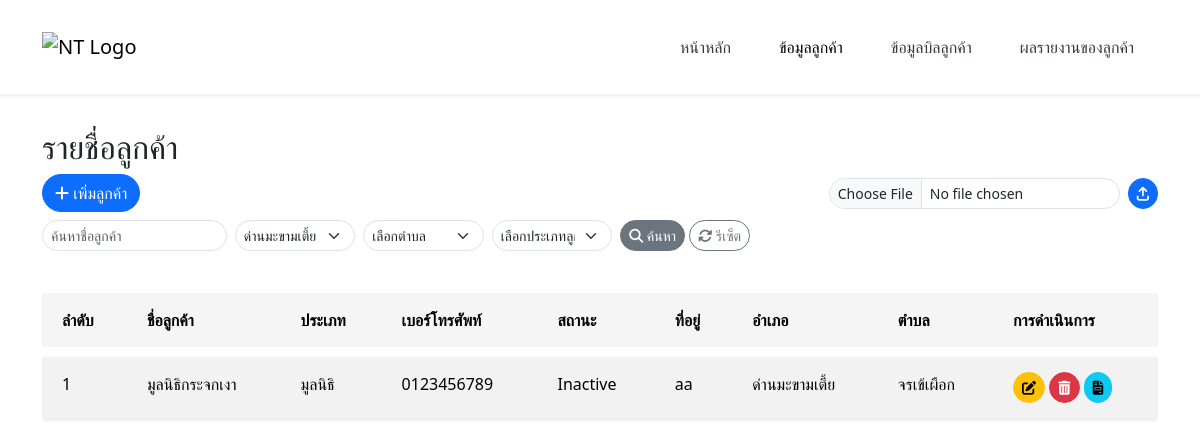
The page /page/customer.php?filter_amphure=7111 on the database its author committed.
### tables this page shows
CREATE TABLE `customer` (
  `customer_id` int(11) NOT NULL,
  `customer_name` char(100) DEFAULT NULL,
  `customer_type` enum('เทศบาลเมือง','เทศบาลตำบล','อบจ','อบต','บริษัทเอกชน','โรงพยาบาล','วัด','มูลนิธิ','โรงเรียนประถม','โรงเรียนมัธยม','โรงเรียนเอกชน','วิทยาลัย','มหาวิทยาลัย') DEFAULT NULL,
  `customer_phone` varchar(255) DEFAULT NULL,
  `customer_status` enum('Active','Inactive') DEFAULT NULL,
  `address_id` int(11) DEFAULT NULL,
  `create_at` datetime DEFAULT current_timestamp(),
  `update_at` date NOT NULL
);

CREATE TABLE `address` (
  `address_id` int(11) NOT NULL,
  `address_text` text DEFAULT NULL,
  `amphure_id` int(11) DEFAULT NULL,
  `thambon_id` int(11) DEFAULT NULL
);

CREATE TABLE `amphure` (
  `amphure_id` int(11) NOT NULL,
  `amphure_name` varchar(255) DEFAULT NULL,
  `province_id` int(11) DEFAULT NULL
);

CREATE TABLE `thambon` (
  `thambon_id` int(11) NOT NULL,
  `thambon_name` varchar(255) DEFAULT NULL,
  `zip_code` varchar(10) DEFAULT NULL,
  `amphure_id` int(11) DEFAULT NULL
);

### functions/customer_functions.php (called while the page is built, shortened)
<?php
function getCustomers($pdo, $filters = []) {
    $query = "
        SELECT c.customer_id, c.customer_name, c.customer_type, c.customer_phone, c.customer_status,
               c.create_at, c.update_at, a.address_text, a.amphure_id, a.thambon_id,
               am.amphure_name, t.thambon_name
        FROM customer c
        JOIN address a ON c.address_id = a.address_id
        JOIN amphure am ON a.amphure_id = am.amphure_id
        JOIN thambon t ON a.thambon_id = t.thambon_id
        WHERE 1=1
    ";
    $params = [];
    if (!empty($filters['filter_amphure'])) {
        $query .= " AND a.amphure_id = :amphure_id";
        $params[':amphure_id'] = $filters['filter_amphure'];
    }
    $query .= " ORDER BY c.customer_id";
    $stmt = $pdo->prepare($query);
    $stmt->execute($params);
    return $stmt->fetchAll(PDO::FETCH_ASSOC);
}
function getAmphures($pdo) {
    $stmt = $pdo->prepare("SELECT amphure_id, amphure_name FROM amphure ORDER BY amphure_name ASC");
    $stmt->execute();
    return $stmt->fetchAll(PDO::FETCH_ASSOC);
}
?>

### page/customer.php (the view, shortened to what this page needs)
<?php
require_once '../config/condb.php';
require_once '../functions/customer_functions.php';
$filters = [
  'search_name' => $_GET['search_name'] ?? null,
  'filter_amphure' => $_GET['filter_amphure'] ?? null,
  'filter_thambon' => $_GET['filter_thambon'] ?? null,
  'filter_customer_type' => $_GET['filter_customer_type'] ?? null
];
$customers = getCustomers($pdo, $filters);
$amphures = getAmphures($pdo);
?>
<!DOCTYPE html>
<html lang="en">
<head>
    <link rel="stylesheet" href="https://cdnjs.cloudflare.com/ajax/libs/font-awesome/6.4.2/css/all.min.css">
    <link href="https://cdn.jsdelivr.net/npm/bootstrap@5.3.3/dist/css/bootstrap.min.css" rel="stylesheet">
    <?php include '../components/header.php'; ?>
</head>
<body>
<div class="container mt-5">
    <h2>รายชื่อลูกค้า</h2>
    <div class="mb-3 d-flex flex-wrap justify-content-between align-items-center gap-2">
        <div>
            <button class="btn btn-primary rounded-pill" data-bs-toggle="modal" data-bs-target="#customerModal">
                <i class="fas fa-plus"></i> เพิ่มลูกค้า
            </button>
        </div>
        <form action="" method="post" enctype="multipart/form-data" class="d-flex align-items-center gap-2">
    <input type="file" name="excel" class="form-control form-control-sm rounded-pill" id="excelFile" accept=".xls, .xlsx" required>
    <button type="submit" name="import" class="btn btn-primary btn-sm rounded-pill">
        <i class="fa-solid fa-arrow-up-from-bracket"></i>
    </button>
</form>
        <div class="mb-3">
            <form method="get" class="row gx-2 gy-2 align-items-center">
                <div class="col-md-3">
                    <input type="text" name="search_name" class="form-control form-control-sm rounded-pill" placeholder="ค้นหาชื่อลูกค้า" value="<?php echo htmlspecialchars($filters['search_name'] ?? ''); ?>">
                </div>
                <div class="col-md-2">
                    <select name="filter_amphure" class="form-select form-select-sm rounded-pill" id="filterAmphure">
                        <?php foreach($amphures as $amphure): ?>
                            <option value="<?php echo htmlspecialchars($amphure['amphure_id']); ?>" <?php echo (isset($filters['filter_amphure']) && $filters['filter_amphure'] == $amphure['amphure_id']) ? 'selected' : ''; ?>>
                                <?php echo htmlspecialchars($amphure['amphure_name']); ?>
                            </option>
                        <?php endforeach; ?>
                    </select>
                </div>
                <div class="col-md-2">
                    <select name="filter_thambon" class="form-select form-select-sm rounded-pill" id="filterThambon">
                        <option value="">เลือกตำบล</option>
                    </select>
                </div>
                <div class="col-md-2">
                    <select name="filter_customer_type" class="form-select form-select-sm rounded-pill" id="filterCustomerType">
                        <option value="">เลือกประเภทลูกค้า</option>
                    </select>
                </div>
                <div class="col-md-auto">
                    <button type="submit" class="btn btn-secondary btn-sm rounded-pill">
                        <i class="fas fa-search"></i> ค้นหา
                    </button>
                    <a href="customer.php" class="btn btn-outline-secondary btn-sm rounded-pill">
                        <i class="fas fa-sync-alt"></i> รีเซ็ต
                    </a>
                </div>
            </form>
        </div>
    </div>
    <table class="table table-striped custom-table">
        <thead>
        <tr>
            <th>ลำดับ</th>
            <th>ชื่อลูกค้า</th>
            <th>ประเภท</th>
            <th>เบอร์โทรศัพท์</th>
            <th>สถานะ</th>
            <th>ที่อยู่</th>
            <th>อำเภอ</th>
            <th>ตำบล</th>
            <th>การดำเนินการ</th>
        </tr>
        </thead>
        <tbody>
        <?php foreach($customers as $index => $customer): ?>
            <tr>
                <td><?php echo $index + 1; ?></td>
                <td><?php echo htmlspecialchars($customer['customer_name']); ?></td>
                <td><?php echo htmlspecialchars($customer['customer_type']); ?></td>
                <td><?php echo htmlspecialchars($customer['customer_phone']); ?></td>
                <td><?php echo htmlspecialchars($customer['customer_status']); ?></td>
                <td><?php echo htmlspecialchars($customer['address_text']); ?></td>
                <td><?php echo htmlspecialchars($customer['amphure_name']); ?></td>
                <td><?php echo htmlspecialchars($customer['thambon_name']); ?></td>
                <td>
                    <button class="btn btn-sm btn-warning rounded-pill edit-customer" data-bs-toggle="modal" data-bs-target="#customerModal" data-customer-id="<?php echo $customer['customer_id']; ?>" data-customer-name="<?php echo htmlspecialchars($customer['customer_name']); ?>" data-customer-type="<?php echo htmlspecialchars($customer['customer_type']); ?>" data-customer-phone="<?php echo htmlspecialchars($customer['customer_phone']); ?>" data-customer-status="<?php echo htmlspecialchars($customer['customer_status']); ?>" data-address-text="<?php echo htmlspecialchars($customer['address_text']); ?>" data-amphure-id="<?php echo $customer['amphure_id']; ?>" data-thambon-id="<?php echo $customer['thambon_id']; ?>" data-create-at="<?php echo htmlspecialchars($customer['create_at']); ?>">
                        <i class="fas fa-edit"></i>
                    </button>
                    <a href="customer.php?delete_customer_id=<?php echo $customer['customer_id']; ?>" class="btn btn-sm btn-danger rounded-pill" onclick="return confirm('คุณต้องการลบข้อมูลลูกค้าหรือไม่?')">
                        <i class="fas fa-trash-alt"></i>
                    </a>
                    <a href="bill.php?customer_id=<?php echo $customer['customer_id']; ?>" class="btn btn-sm btn-info rounded-pill">
                        <i class="fas fa-file-invoice"></i>
                    </a>
                </td>
            </tr>
        <?php endforeach; ?>
        </tbody>
    </table>
</div>
</body>
</html>

### components/header.php (style rules this page uses)
body { padding-top: 80px; }

### page/customer.php (style rules this page uses)
body { padding-top: 80px; }
.custom-table { border-collapse: separate; border-spacing: 0 10px; border-radius: 10px; overflow: hidden; }
.custom-table th, .custom-table td { border: none; padding: 15px 20px; white-space: nowrap; overflow: hidden; text-overflow: ellipsis; }
.custom-table th { background-color: #f5f5f5; font-weight: 600; }
.custom-table tbody tr { background-color: white; box-shadow: 0 2px 5px rgba(0, 0, 0, 0.1); }

### rows shown on the page
customer: customer_name "มูลนิธิกระจกเงา", customer_type "มูลนิธิ", customer_phone "0123456789", customer_status "Inactive", address.address_text "aa", amphure.amphure_name "ด่านมะขามเตี้ย", thambon.thambon_name "จรเข้เผือก"

### other values the page prints
form field filter_amphure "ด่านมะขามเตี้ย"
